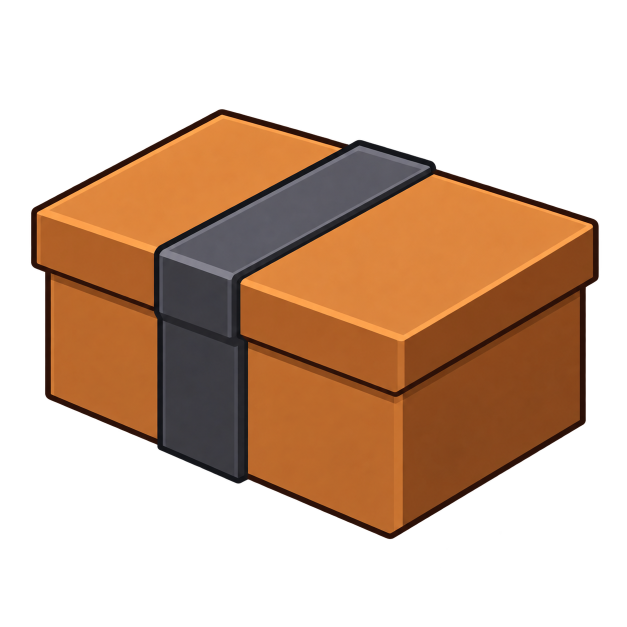
#> input picture images/concepts/expansion/ammoCrate.png, 1254 x 1254 px (shown at 1/2 size); its folder holds only this picture in this run
$ python build-expansion-sprites.py
#> lines starting #> are read from the running program, lines starting #| are printed output that depends on the picture
"""Derive runtime textures from transparent image-generation concept references.
No model generation: retain original source pixels for a later Meshy handoff.
"""
from pathlib import Path
from PIL import Image
root = Path(__file__).resolve().parents[1]
source = root / 'images/concepts/expansion'
for original in sorted(source.glob('*.png')):
    image = Image.open(original).convert('RGBA')
#> image is the input picture: PIL image 1254x1254 RGBA; mean R, G, B, A 68.3, 41, 21.3, 111
    alpha = image.getchannel('A')
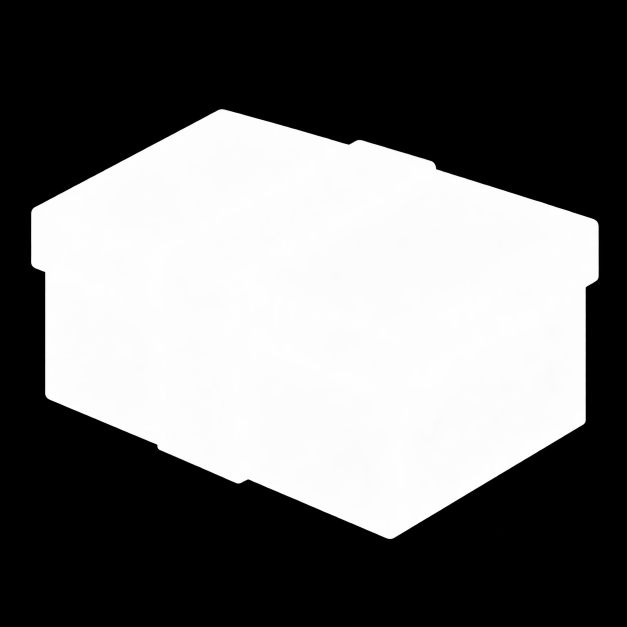
#> alpha: PIL image 1254x1254 L (shown at 1/2 size); min 0, max 255, mean 111
    if alpha.getextrema()[0] == 255:
        raise ValueError(f'{original}: expected real transparency')
    bounds = alpha.getbbox()
#> bounds = (58, 53, 1206, 1254)
    if not bounds:
        raise ValueError(f'{original}: empty artwork')
    image = image.crop(bounds)
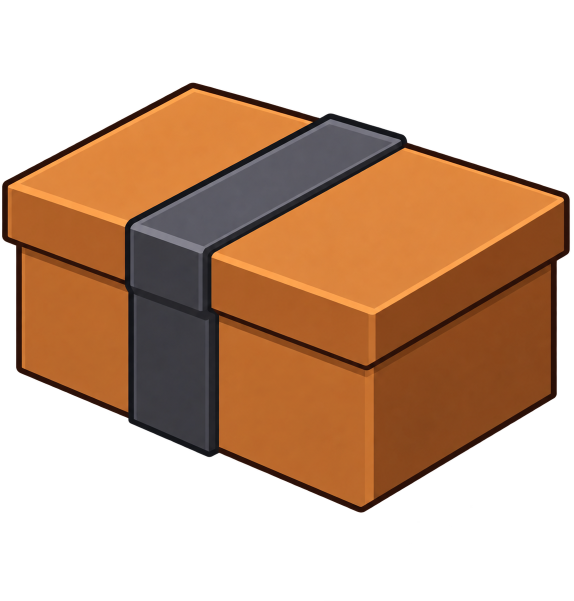
#> image: PIL image 1148x1201 RGBA (shown at 1/2 size); mean R, G, B, A 77.9, 46.8, 24.3, 126.6; transparent parts drawn white
    for folder, size in [('images/hud/expansion', 128), ('images/scene/expansion', 512)]:
        target = root / folder / original.name
        target.parent.mkdir(parents=True, exist_ok=True)
        copy = image.copy()
        copy.thumbnail((size - 4, size - 4), Image.Resampling.LANCZOS)
        canvas = Image.new('RGBA', (size, size))
        # Bottom-align world art to a predictable deck contact point.
        y = size - copy.height - 2 if '/scene/' in folder else (size - copy.height) // 2
        canvas.alpha_composite(copy, ((size - copy.width) // 2, y))
        canvas.save(target, optimize=True)
#> this loop made 2 passes
#> pass 1, `canvas.save(target, optimize=True)`:
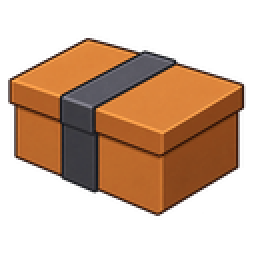
#> saved as ammoCrate.png: PIL image 128x128 RGBA (shown 2 times larger); mean R, G, B, A 70.8, 42.1, 21.9, 114.1; transparent parts drawn white
#> pass 2, `canvas.save(target, optimize=True)`:
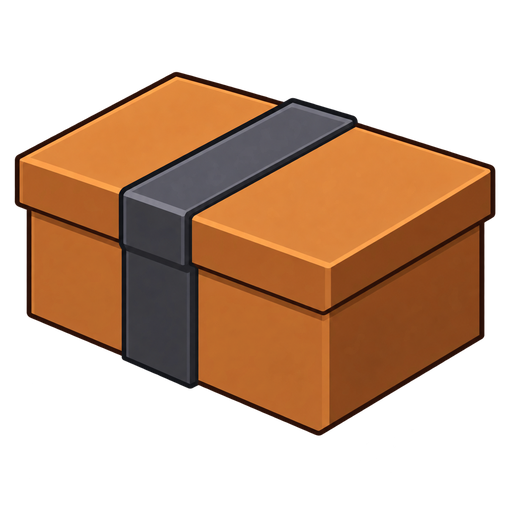
#> saved as ammoCrate.png: PIL image 512x512 RGBA; mean R, G, B, A 73.2, 43.8, 22.8, 119.2; transparent parts drawn white
#> after the loop:
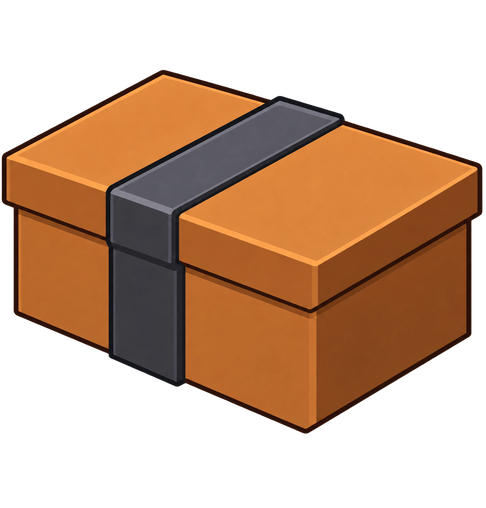
#> copy: PIL image 486x508 RGBA; mean R, G, B, A 77.7, 46.5, 24.2, 126.6; transparent parts drawn white
print('Prepared', len(list(source.glob('*.png'))), 'sprite/icon pairs')

$ run again, on images/concepts/expansion/boardingShield.png
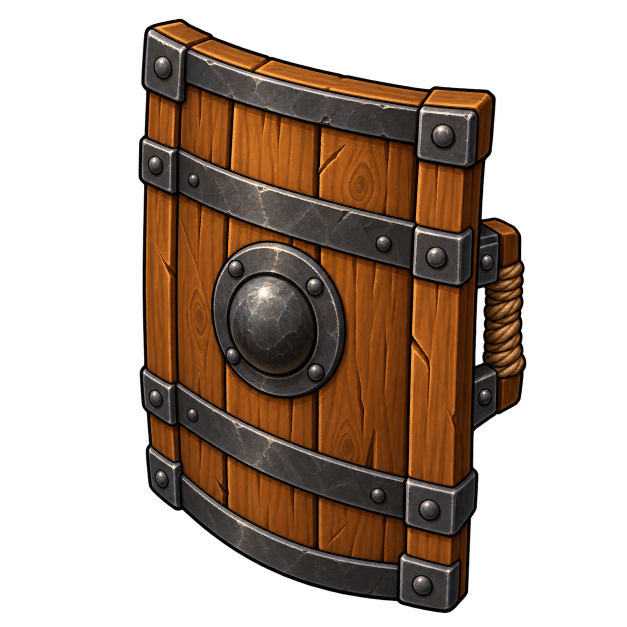
#> input picture images/concepts/expansion/boardingShield.png, 1254 x 1254 px (shown at 1/2 size)
#> image is the input picture: PIL image 1254x1254 RGBA; mean R, G, B, A 44.3, 28.1, 16.4, 115.1
#> `alpha = image.getchannel('A')`:
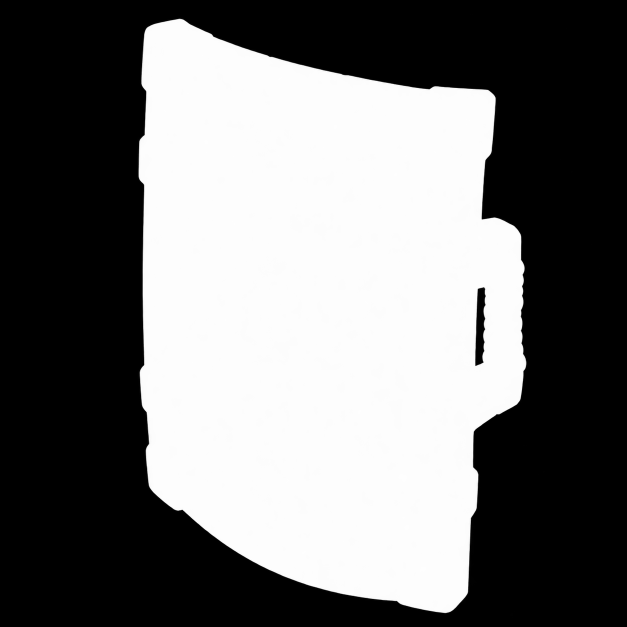
#> alpha: PIL image 1254x1254 L (shown at 1/2 size); min 0, max 255, mean 115.1
#> bounds = (0, 11, 1202, 1238)
#> image: PIL image 1202x1227 RGBA
#> after the loop `for folder, size in [('images/hud/expansion', 128), ('images/scene/exp..`:
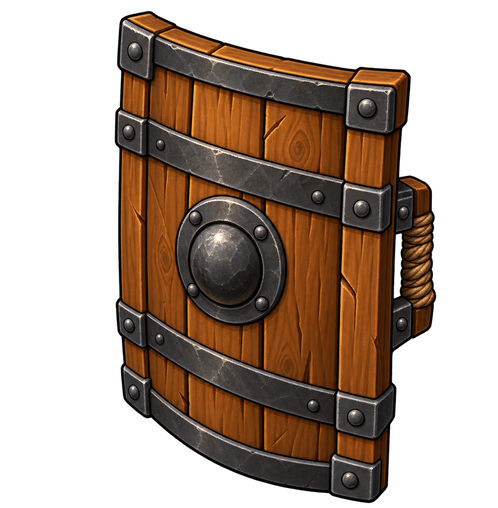
#> copy: PIL image 498x508 RGBA; mean R, G, B, A 47.1, 29.8, 17.4, 122.7; transparent parts drawn white

$ run again, on images/concepts/expansion/bolts.png
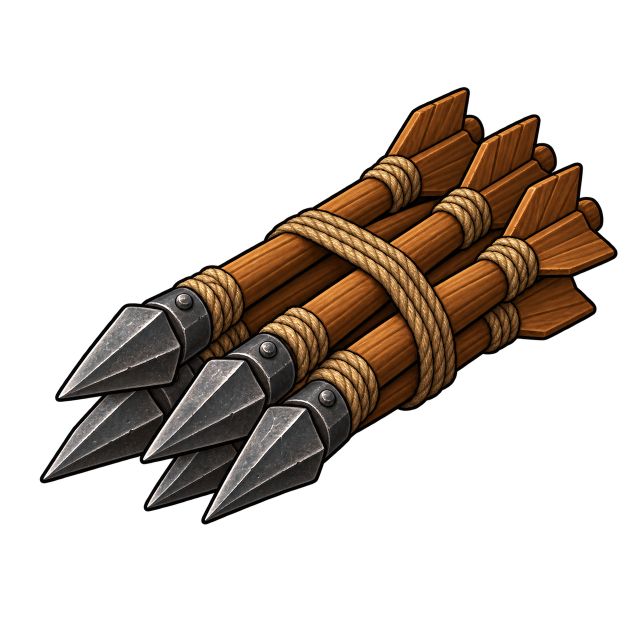
#> input picture images/concepts/expansion/bolts.png, 1254 x 1254 px (shown at 1/2 size)
#> image is the input picture: PIL image 1254x1254 RGBA; mean R, G, B, A 28.9, 20.2, 13, 77.4
#> `alpha = image.getchannel('A')`:
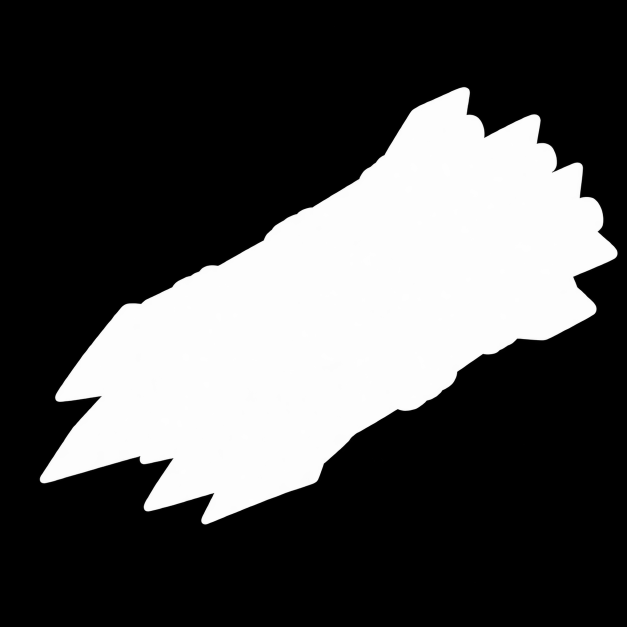
#> alpha: PIL image 1254x1254 L (shown at 1/2 size); min 0, max 255, mean 77.4
#> bounds = (77, 38, 1238, 1182)
#> image: PIL image 1161x1144 RGBA
#> after the loop `for folder, size in [('images/hud/expansion', 128), ('images/scene/exp..`:
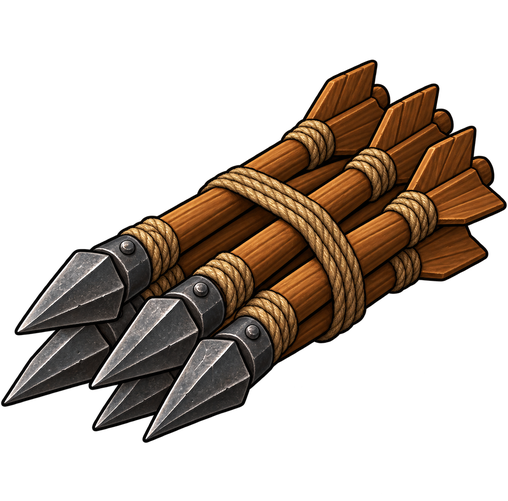
#> copy: PIL image 508x501 RGBA; mean R, G, B, A 34.1, 23.8, 15.3, 91.6; transparent parts drawn white

$ run again, on images/concepts/expansion/cannonballs.png
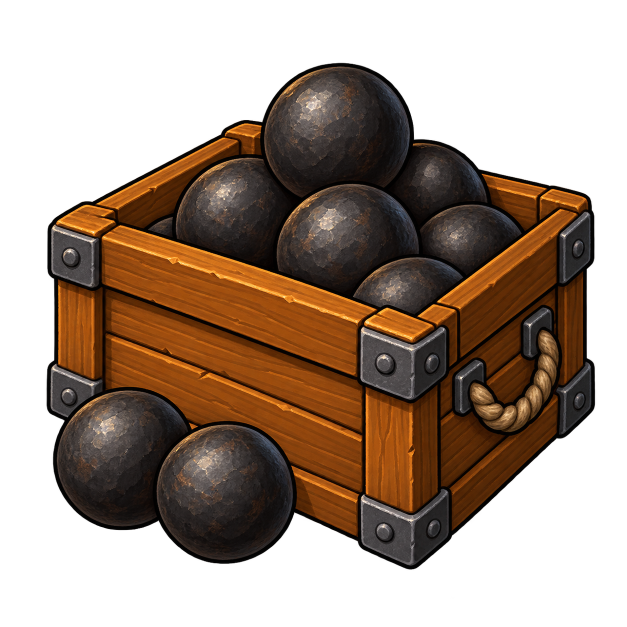
#> input picture images/concepts/expansion/cannonballs.png, 1254 x 1254 px (shown at 1/2 size)
#> image is the input picture: PIL image 1254x1254 RGBA; mean R, G, B, A 46.1, 28.3, 14.9, 131.7
#> `alpha = image.getchannel('A')`:
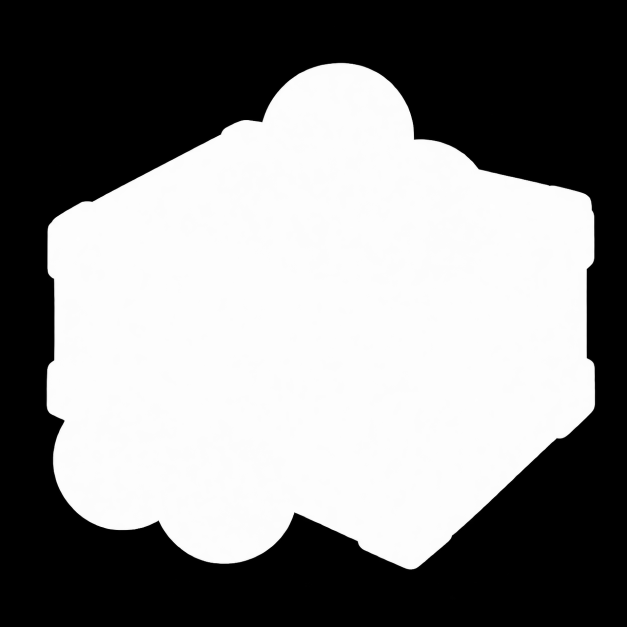
#> alpha: PIL image 1254x1254 L (shown at 1/2 size); min 0, max 255, mean 131.7
#> bounds = (0, 52, 1206, 1254)
#> image: PIL image 1206x1202 RGBA
#> after the loop `for folder, size in [('images/hud/expansion', 128), ('images/scene/exp..`:
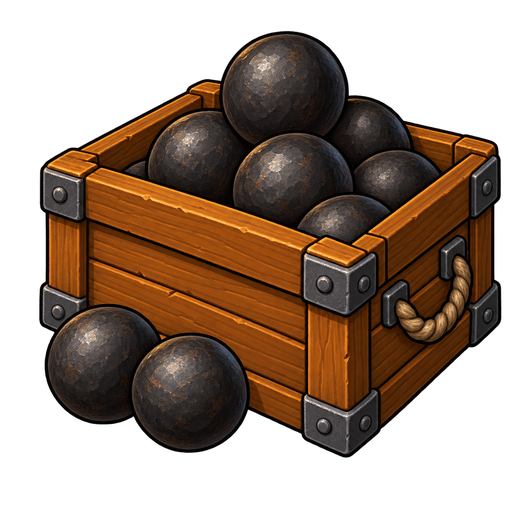
#> copy: PIL image 508x506 RGBA; mean R, G, B, A 49.8, 30.5, 16.2, 142.8; transparent parts drawn white
